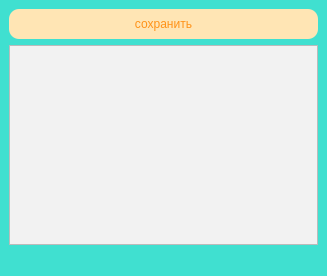
<?xml version="1.0" encoding="UTF-8"?>
<ui version="4.0">
 <class>MainWindow</class>
 <widget class="QMainWindow" name="MainWindow">
  <property name="geometry">
   <rect>
    <x>0</x>
    <y>0</y>
    <width>327</width>
    <height>276</height>
   </rect>
  </property>
  <property name="windowTitle">
   <string>сохранение</string>
  </property>
  <property name="styleSheet">
   <string notr="true">background-color: #40E0D0
</string>
  </property>
  <widget class="QWidget" name="centralwidget">
   <layout class="QGridLayout" name="gridLayout">
    <item row="0" column="0">
     <widget class="QPushButton" name="pushButton">
      <property name="styleSheet">
       <string notr="true">color: #ff9218;
background-color: #ffe5b4;
text-align: center;
border-radius: 10px;
border: none;
box-shadow: 0 0 10px 5px rgba(221, 221, 221, 1);
width: 130px;
height: 30px;
</string>
      </property>
      <property name="text">
       <string>сохранить</string>
      </property>
     </widget>
    </item>
    <item row="1" column="0">
     <widget class="QTextEdit" name="textEdit">
      <property name="styleSheet">
       <string notr="true">
background-color: rgb(242, 242, 242);</string>
      </property>
     </widget>
    </item>
   </layout>
  </widget>
  <widget class="QStatusBar" name="statusbar"/>
 </widget>
 <resources/>
 <connections/>
</ui>
